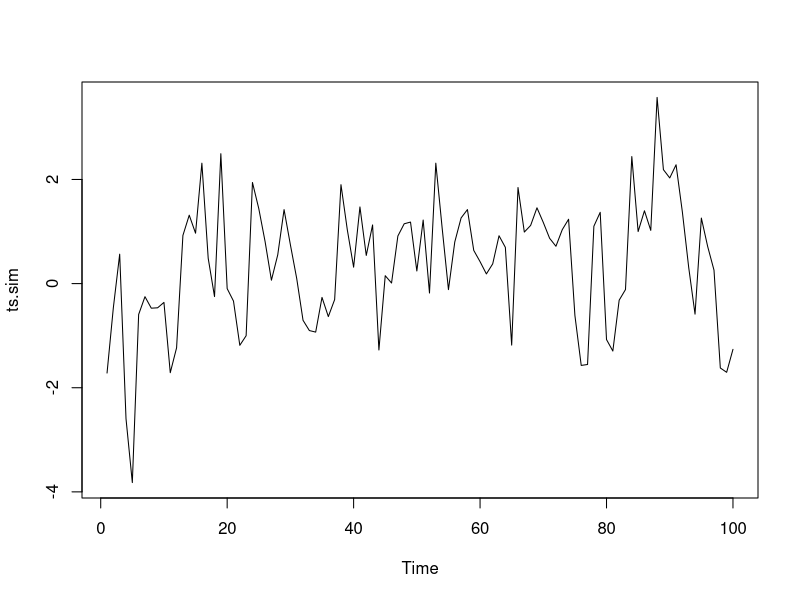
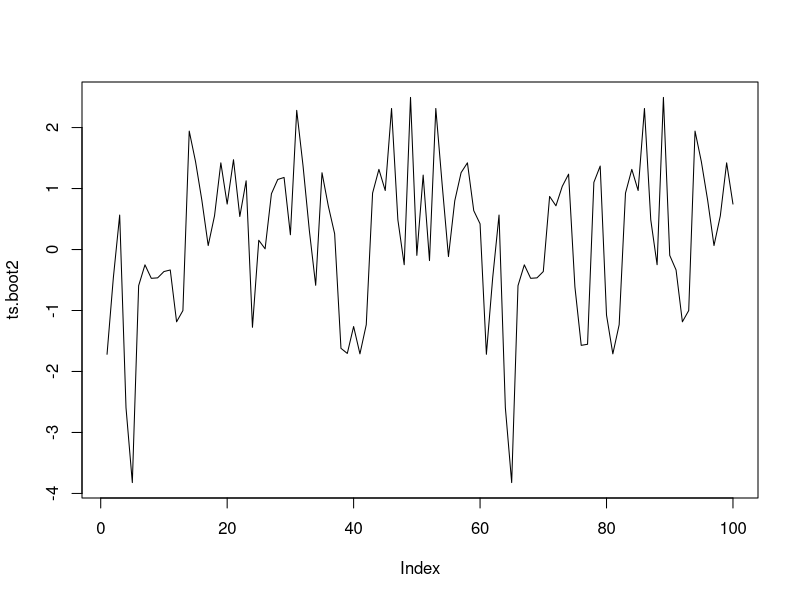
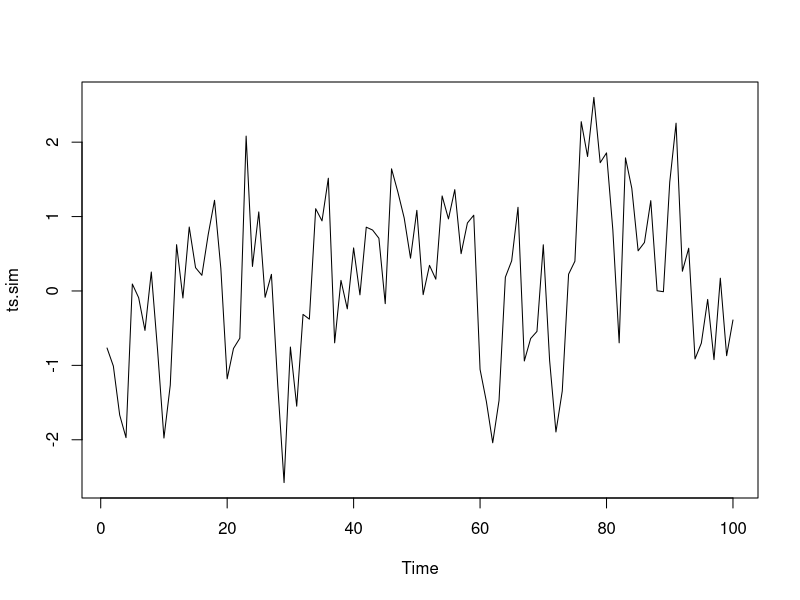
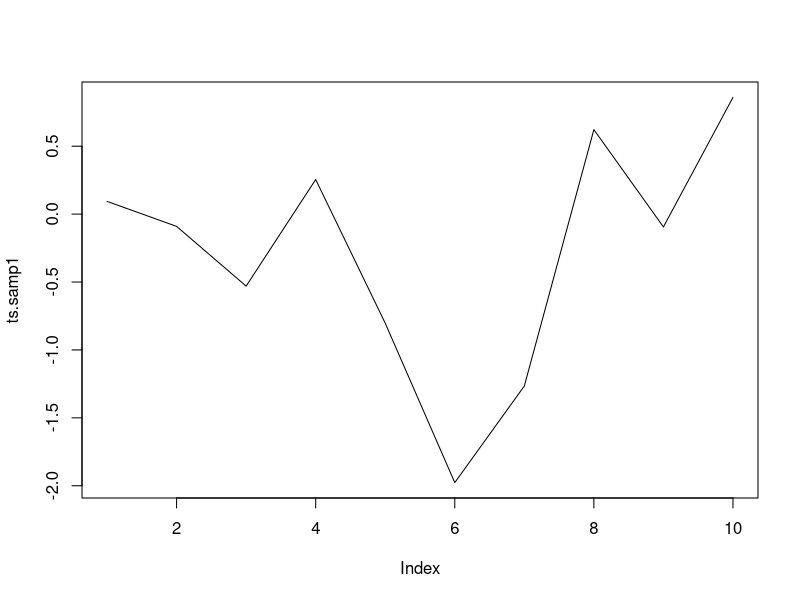
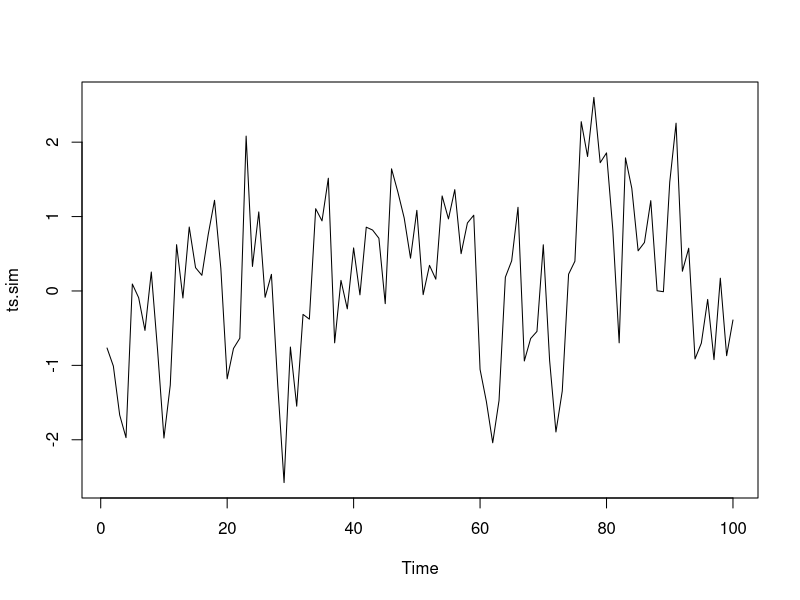
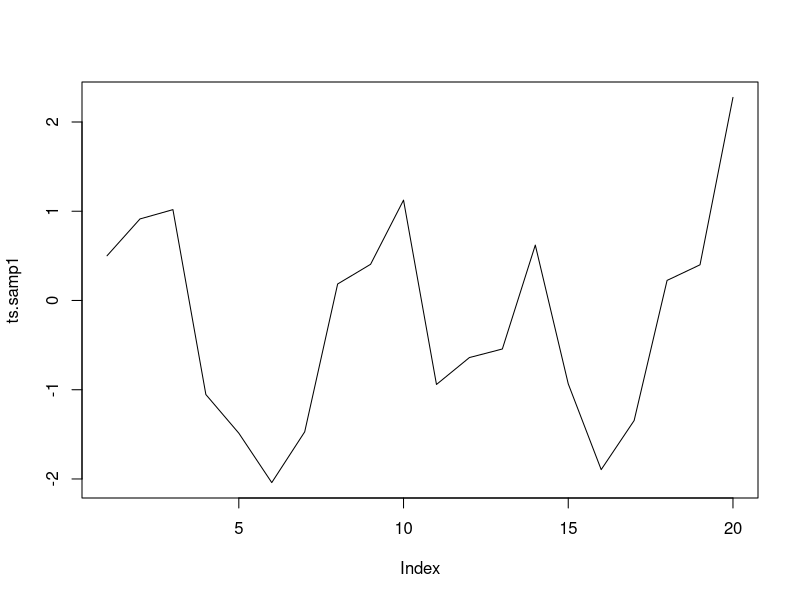
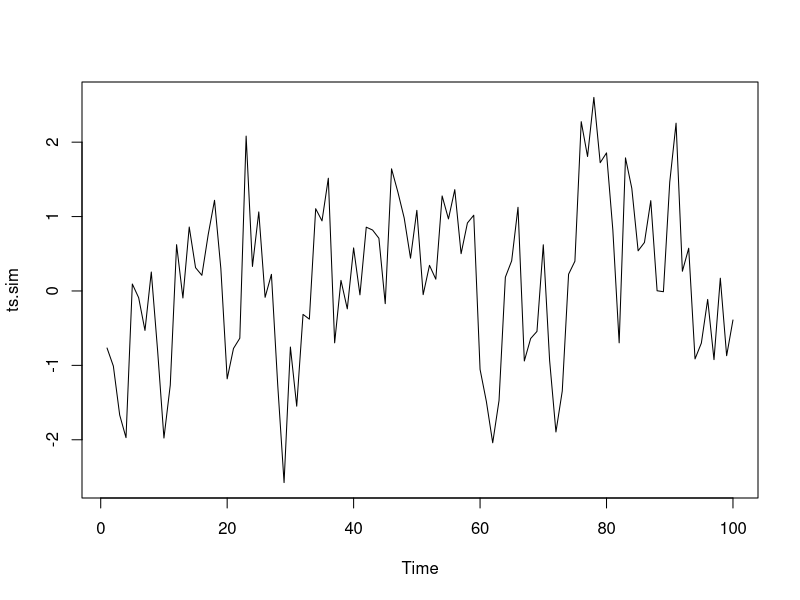
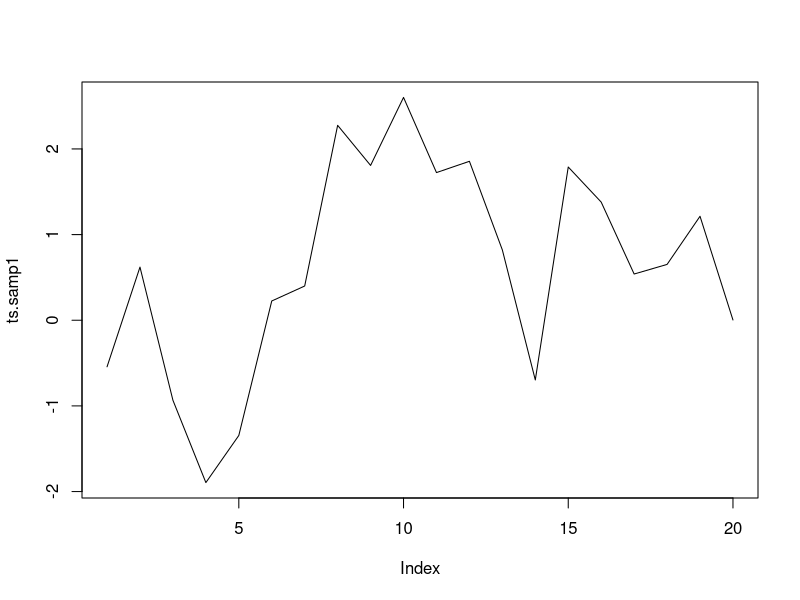

Generate these figures, in order, with R:
## ---- chunk 1
knitr::opts_chunk$set(echo = TRUE)
## ---- chunk 2
ts.sim <- arima.sim(list(order = c(1, 0, 0), ar = 0.5), n = 100) 
ts.sim
plot(ts.sim)
## ---- chunk 3
ts.blocks <- list(ts.sim[c(1 : 10)], ts.sim[c(11 : 20)], ts.sim[c(21 : 30)], ts.sim[c(31 : 40)], ts.sim[c(41 : 50)], ts.sim[c(51 : 60)], ts.sim[c(61 : 70)], ts.sim[c(71 : 80)], ts.sim[c(81 : 90)], ts.sim[c(91 : 100)])
ts.blocks
## ---- chunk 4
ts.boot1 <- sample(ts.blocks, 10, replace = T)
ts.boot1
class(ts.boot1)
## ---- chunk 5
ts.boot2 <- c()
for(i in 1 : 10) {
  for(j in 1 : 10) {
    ts.boot2 <- c(ts.boot2, ts.boot1[[i]][[j]])
  }
}
ts.boot2
class(ts.boot2)
## ---- chunk 6
plot(ts.boot2, type = "l")
## ---- chunk 7
ts.sim <- arima.sim(list(order = c(1, 0, 0), ar = 0.5), n = 100) 
single_point <- function(ts.series)
{
  point1 <- sample(c(1:length(ts.series)), 1, replace = T)
  print(ts.sim)
  print(point1)
}
single_point(ts.sim)
## ---- chunk 8
one_sample <- function(ts.series, B)
{
  point1 <- sample(c(1:length(ts.series)), 1, replace = T)
  ts.samp1 <- c()
  for(i in 1 : B)
  {
    ts.samp1 <- c(ts.samp1, ts.sim[point1 + i - 1])
  }
  print(ts.sim)
  plot(ts.sim)
  print(point1)
  print(ts.samp1)
  plot(ts.samp1, type = 'l')
}
one_sample(ts.sim, 10)
## ---- chunk 9
blocks <- function(ts.series, B, b)
{
  point1 <- sample(c(1:length(ts.series)), 1, replace = T)
  ts.samp1 <- c()
  for(i in 1 : B)
  {
    ts.samp1 <- c(ts.samp1, ts.sim[point1 + i - 1])
  }
  print(ts.sim)
  plot(ts.sim)
  print(point1)
  print(ts.samp1)
  i <- 1
  ts.block_list <- list()
  while(i < B)
  {
    x <- list(ts.samp1[i : (i + b - 1)])
    ts.block_list <- append(ts.block_list, x)
    i = i + b
  }
  print(ts.block_list)
  plot(ts.samp1, type = 'l')
}
blocks(ts.sim, 20, 4)
## ---- chunk 10
bootstrap_samp1 <- function(ts.series, B, b)
{
  point1 <- sample(c(1:length(ts.series)), 1, replace = T)
  ts.samp1 <- c()
  for(i in 1 : B)
  {
    ts.samp1 <- c(ts.samp1, ts.sim[point1 + i - 1])
  }
  print(ts.sim)
  plot(ts.sim)
  print(point1)
  print(ts.samp1)
  plot(ts.samp1, type = 'l')
  i <- 1
  ts.block_list <- list()
  while(i < B)
  {
    x <- list(ts.samp1[i : (i + b - 1)])
    ts.block_list <- append(ts.block_list, x)
    i = i + b
  }
  print(ts.block_list)
  ts.bootstrap_1 <- sample(ts.block_list, B/b, replace = T)
  print(ts.bootstrap_1)
  class(ts.boot1)
}
bootstrap_samp1(ts.sim, 20, 4)
## ---- chunk 11
bootstrap_samp2 <- function(ts.series, B, b)
{
  point1 <- sample(c(1:length(ts.series)), 1, replace = T)
  ts.samp1 <- c()
  for(i in 1 : B)
  {
    ts.samp1 <- c(ts.samp1, ts.sim[point1 + i - 1])
  }
  print(ts.sim)
  plot(ts.sim)
  print(point1)
  print(ts.samp1)
  plot(ts.samp1, type = 'l')
  i <- 1
  ts.block_list <- list()
  while(i < B)
  {
    x <- list(ts.samp1[i : (i + b - 1)])
    ts.block_list <- append(ts.block_list, x)
    i = i + b
  }
  print(ts.block_list)
  ts.bootstrap_1 <- sample(ts.block_list, B/b, replace = T)
  print(ts.bootstrap_1)
  class(ts.boot1)
  ts.bootstrap_2 <- c()
  for(i in 1 : (B/b)) {
    for(j in 1 : b) {
      ts.bootstrap_2 <- c(ts.bootstrap_2, ts.bootstrap_1[[i]][[j]])
    }
  }
  print(ts.bootstrap_2)
  class(ts.bootstrap_2)
}
bootstrap_samp2(ts.sim, 20, 4)
